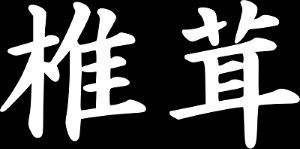
#> input picture Anexos, Imagens e Videos/test_image.png, 300 x 149 px, found by its file name
$ python Thinning_metodo_3.py
#> lines starting #> are read from the running program, lines starting #| are printed output that depends on the picture; after the words box and inside, x2 and y2 are one past the last pixel; in counts of white or black regions, pixels touching at a corner belong together
import cv2
import numpy as np

from pathlib import Path

caminhoImagem = Path('Anexos, Imagens e Videos/test_image.png')

img = cv2.imread(str(caminhoImagem),0)
#> img is the input picture: shape (149, 300); min 0, max 255, mean 77.6
size = np.size(img)
#> size = 44700
skel = np.zeros(img.shape,np.uint8)

ret,img = cv2.threshold(img,127,255,0)
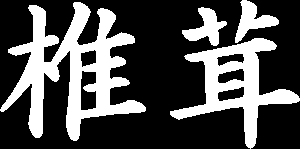
#> img: shape (149, 300); 30.5% white; 4 white regions, box (x1, y1, x2, y2) and area: (0, 2, 146, 141) 7650, (170, 38, 300, 149) 4431, (182, 7, 227, 46) 787, (235, 0, 279, 43) 780
element = cv2.getStructuringElement(cv2.MORPH_CROSS,(3,3))
done = False

while( not done):
    eroded = cv2.erode(img,element)
    temp = cv2.dilate(eroded,element)
    temp = cv2.subtract(img,temp)
    skel = cv2.bitwise_or(skel,temp)
    img = eroded.copy()

    zeros = size - cv2.countNonZero(img)
    if zeros==size:
        done = True
#> this loop made 13 passes
#> zeros on passes 1 to 12: 33244, 35429, 37596, 39709, 41585, 43007, 43938, 44379, 44552, 44637, 44682, 44697
#> pass 1, `eroded = cv2.erode(img,element)`:
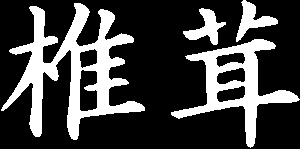
#> eroded: shape (149, 300); 25.6% white; 4 white regions, box (x1, y1, x2, y2) and area: (1, 3, 145, 140) 6448, (171, 39, 300, 148) 3724, (183, 8, 226, 45) 643, (236, 0, 278, 42) 641
#> pass 1, `temp = cv2.subtract(img,temp)`:
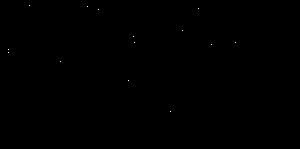
#> temp: shape (149, 300); 0.03% white in thin lines or dots, all inside (x1, y1, x2, y2) = (8, 5, 236, 112)
#> pass 2, `eroded = cv2.erode(img,element)`:
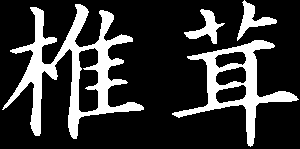
#> eroded: shape (149, 300); 20.7% white; 4 white regions, box (x1, y1, x2, y2) and area: (2, 4, 144, 139) 5251, (172, 40, 299, 147) 3009, (184, 9, 225, 44) 506, (237, 0, 277, 41) 505
#> after the loop: eroded: shape (149, 300); every value is 0
#> after the loop:
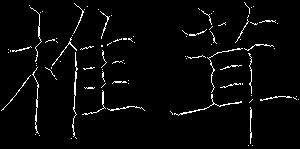
#> skel: shape (149, 300); 3.2% white in thin lines or dots

cv2.imshow("skel",skel)
cv2.waitKey(0)
cv2.destroyAllWindows()
